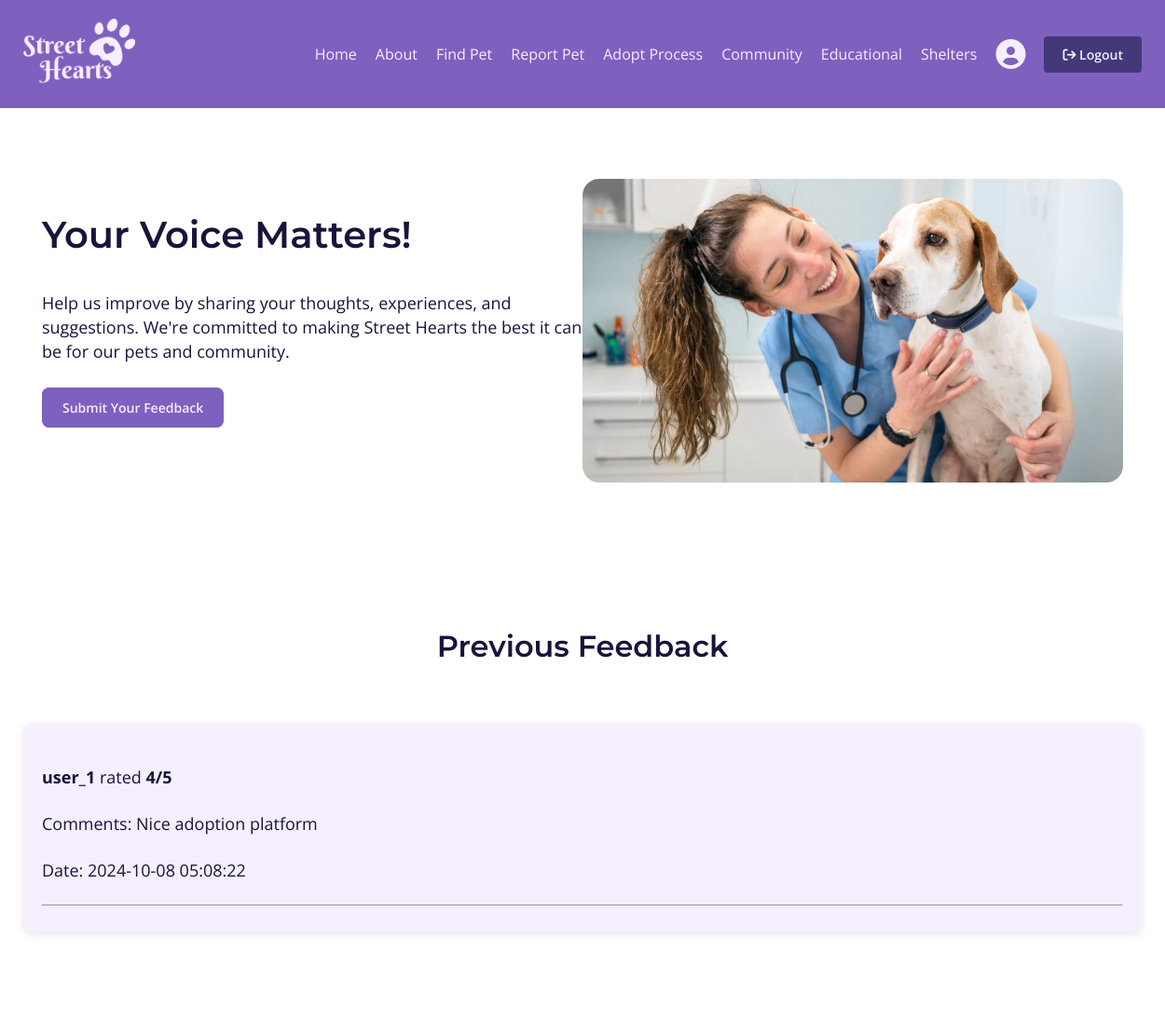
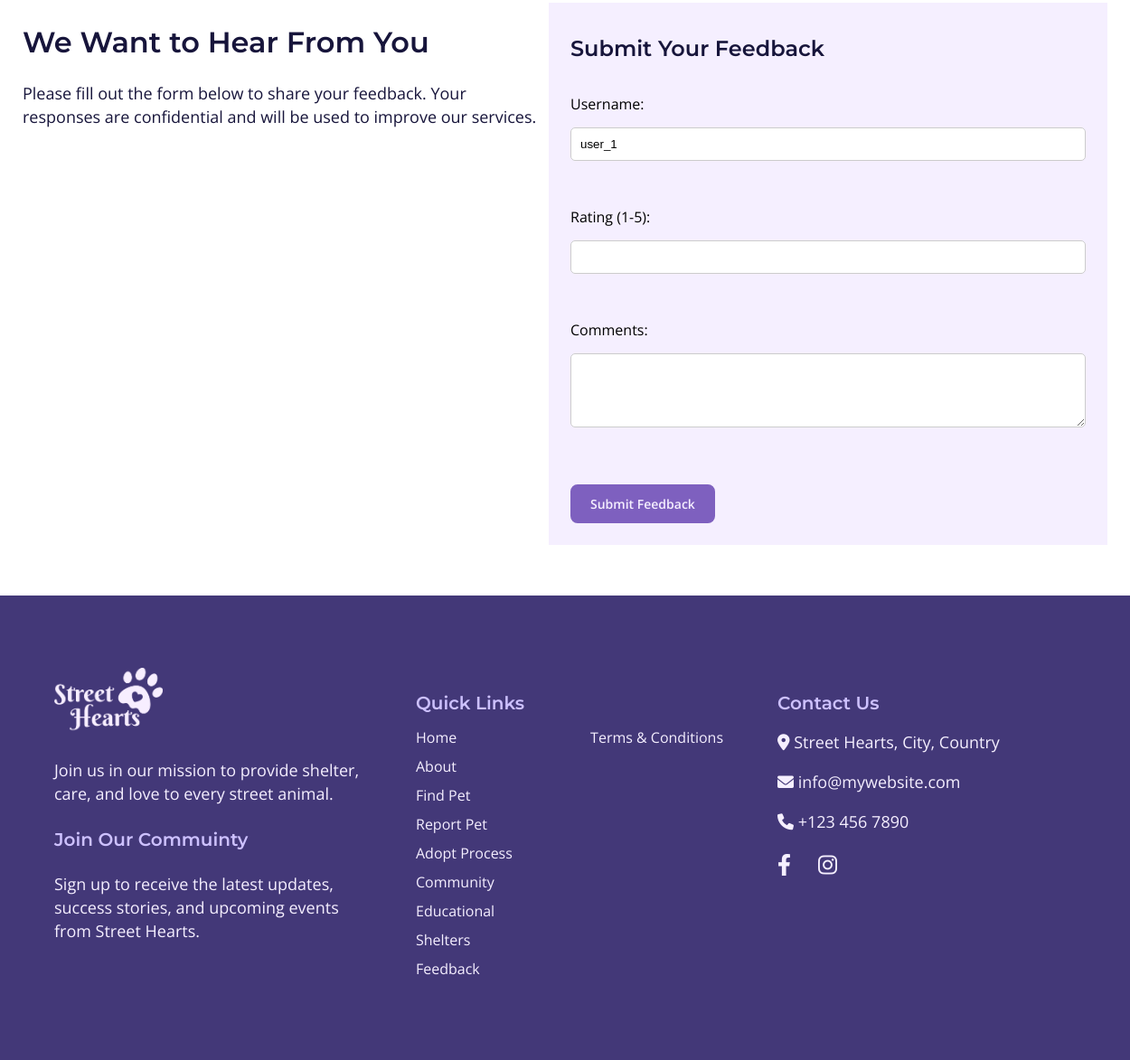
The app's page /Final/user/feedback.php (signed in) with its own data (2 pictures, top to bottom).
### tables this page shows
CREATE TABLE `feedback` (
  `FeedbackID` int(11) NOT NULL,
  `UserID` int(11) NOT NULL,
  `Rating` int(1) DEFAULT NULL CHECK (`Rating` >= 1 and `Rating` <= 5),
  `Comments` text DEFAULT NULL,
  `FeedbackDate` timestamp NOT NULL DEFAULT current_timestamp()
);

CREATE TABLE `users` (
  `UserID` int(11) NOT NULL,
  `Username` varchar(50) NOT NULL,
  `PasswordHash` varchar(255) NOT NULL,
  `Email` varchar(100) NOT NULL,
  `PhoneNumber` varchar(15) DEFAULT NULL,
  `Address` text DEFAULT NULL,
  `ProfilePicture` varchar(255) DEFAULT NULL,
  `CreatedAt` timestamp NOT NULL DEFAULT current_timestamp()
);

### Final/user/feedback.php (the view, shortened to what this page needs)
<?php
include 'db.php';
$userID = $_SESSION['UserID'] ?? null;
?>
<!DOCTYPE html>
<html lang="en">
<head>
  <link rel="stylesheet" href="css/style.css">
</head>
<body>
<?php
include('partials/header_user.php');
?>
  <section class="feedback">
    <div class="feedback container">
      <div class="feedback-hero container">
        <div>
          <h1>Your Voice Matters!</h1>
          <p>Help us improve by sharing your thoughts, experiences, and suggestions. We're committed to making Street Hearts the best it can be for our pets and community.</p>
          <div class="cta-btn">
            <a href="#feedback-form" class="btn primary-btn">Submit Your Feedback</a>
          </div>
        </div>
        <img src="assests\feedback_hero.jpg" alt="feddback-img">
      </div>
      <?php
      try {
          $stmtUser = $pdo->prepare("SELECT Username FROM users WHERE UserID = :UserID");
          $stmtUser->execute(['UserID' => $userID]);
          $user = $stmtUser->fetch(PDO::FETCH_ASSOC);
      } catch (PDOException $e) {
          echo "Error fetching details: " . $e->getMessage();
          exit;
      }
      ?>
    </div>
  </section>
  <section>
    <div class="container">
      <h2>Previous Feedback</h2>
    </div>
      <div class="feedback-list">
        <div class="feedback-item">
          <?php
          $sql = "SELECT f.Rating, f.Comments, f.FeedbackDate, u.Username FROM feedback f JOIN users u ON f.UserID = u.UserID ORDER BY f.FeedbackDate DESC";
          $stmt = $pdo->query($sql);
          $feedbacks = $stmt->fetchAll(PDO::FETCH_ASSOC);
          if (!empty($feedbacks)) {
              foreach ($feedbacks as $feedback) {
                  echo "<p><strong>{$feedback['Username']}</strong> rated <strong>{$feedback['Rating']}/5</strong></p>";
                  echo "<p>Comments: {$feedback['Comments']}</p>";
                  echo "<p>Date: {$feedback['FeedbackDate']}</p>";
                  echo "<hr>";
              }
          } else {
              echo "<p>No feedback yet.</p>";
          }
          ?>
        </div>
      </div>
  </section>
  <section>
    <div id="feedback-form" class="feedback-form-container container">
      <div class="form-info">
          <h2>We Want to Hear From You</h2>
          <p>Please fill out the form below to share your feedback. Your responses are confidential and will be used to improve our services.</p>
      </div>
      <div class="feedback-form">
        <h3>Submit Your Feedback</h3>
        <form action="submit_feedback.php" method="POST">
            <div class="form-group">
                <label for="username">Username:</label>
                <input type="text" id="username" name="username" value="<?php echo htmlspecialchars($user['Username']); ?>" readonly>
            </div>
            <div class="form-group">
                <label for="rating">Rating (1-5):</label>
                <input type="number" id="rating" name="rating" min="1" max="5" required>
            </div>
            <div class="form-group">
                <label for="comments">Comments:</label>
                <textarea id="comments" name="comments" rows="4" required></textarea>
            </div>
            <button type="submit" class="btn primary-btn">Submit Feedback</button>
        </form>
      </div>
    </div>
  </section>
 <?php include('partials/footer_user.php'); ?>
</body>
</html>

### Final/user/css/style.css (style rules this page uses)
:root { --primary-clr: #7E60BF; --secondary-clr: #CDC1FF; --accent-clr: #433878; --purple-black: #17153B; --purple-white: #F5EFFF; }
body { margin: 0; padding: 0; font-family: 'Open Sans', sans-serif; }
section { padding: 36px 0; }
.container { display: flex; max-width: 1200px; margin: 0 auto; width: 100%; padding: 20px; flex-direction: row; justify-content: space-around; }
.btn { font-family: 'Open Sans', sans-serif; text-decoration: none; padding: 10px 20px; margin-top: 12px; border: solid 2px var(--primary-clr); border-radius: 8px; font-size: 14px; font-weight: 600; transition: background-color 0.3s; }
.primary-btn { background-color: var(--primary-clr); color: var(--purple-white); }
.cta-btn { margin-top: 36px; }
h1, h2, h3 { font-family: 'Montserrat', sans-serif; font-weight: 600; color: var(--purple-black); }
p { font-family: 'Open Sans', sans-serif; color: var(--purple-black); font-size: 18px; line-height: 26px; margin: 24px 0; }
h1 { font-size: 40px; line-height: 48px; margin: 36px 0; }
h2 { font-size: 32px; margin: 24px 0; }
h3 { font-size: 24px; margin: 12px 0; }
img { max-width: 100%; border-radius: 18px; height: auto; }

### Final/user/feedback.php (style rules this page uses)
.feedback { display: flex; flex-direction: column; }
.feedback-hero { display: flex; text-align: left; justify-content: space-around; }
.feedback-hero img { width: 50%; }
.feedback-list { max-width: 1200px; margin: 0 auto; padding: 20px; display: grid; grid-template-columns: repeat(auto-fit, minmax(300px, 1fr)); gap: 20px; }
.feedback-item { background-color: var(--purple-white); padding: 20px; border-radius: 8px; box-shadow: 0 2px 10px rgba(0, 0, 0, 0.1); }
.form-group { max-width: 900px; margin: 36px auto; display: flex; flex-wrap: wrap; justify-content: space-between; align-items: flex-end; }
.feedback-form { padding: 24px; background-color: var(--purple-white); margin-left: 12px; }
.feedback-form-container { display: flex; justify-content: space-between; margin-top: 40px; max-width: 1200px; }
.feedback-form-container .form-info, .feedback-form-container .feedback-form { width: 48%; text-align: left; }
.feedback-form-container textarea, .feedback-form-container input { width: 100%; padding: 10px; margin: 15px 0; border: 1px solid #ccc; border-radius: 5px; }

### Final/user/partials/header_user.php (style rules this page uses)
:root { --primary-clr: #7E60BF; --secondary-clr: #CDC1FF; --accent-clr: #433878; --purple-black: #17153B; --purple-white: #F5EFFF; }
body { margin: 0; font-family: 'Open Sans', sans-serif; }

### Final/user/partials/footer_user.php (style rules this page uses)
:root { --primary-clr: #7E60BF; --secondary-clr: #CDC1FF; --accent-clr: #433878; --purple-black: #17153B; --purple-white: #F5EFFF; }
body { margin: 0; font-family: 'Open Sans', sans-serif; }

### records on screen
feedback: UserID.Username "user_1", Rating "4", Comments "Nice adoption platform", FeedbackDate "2024-10-08 05:08:22"
users: username "user_1"
